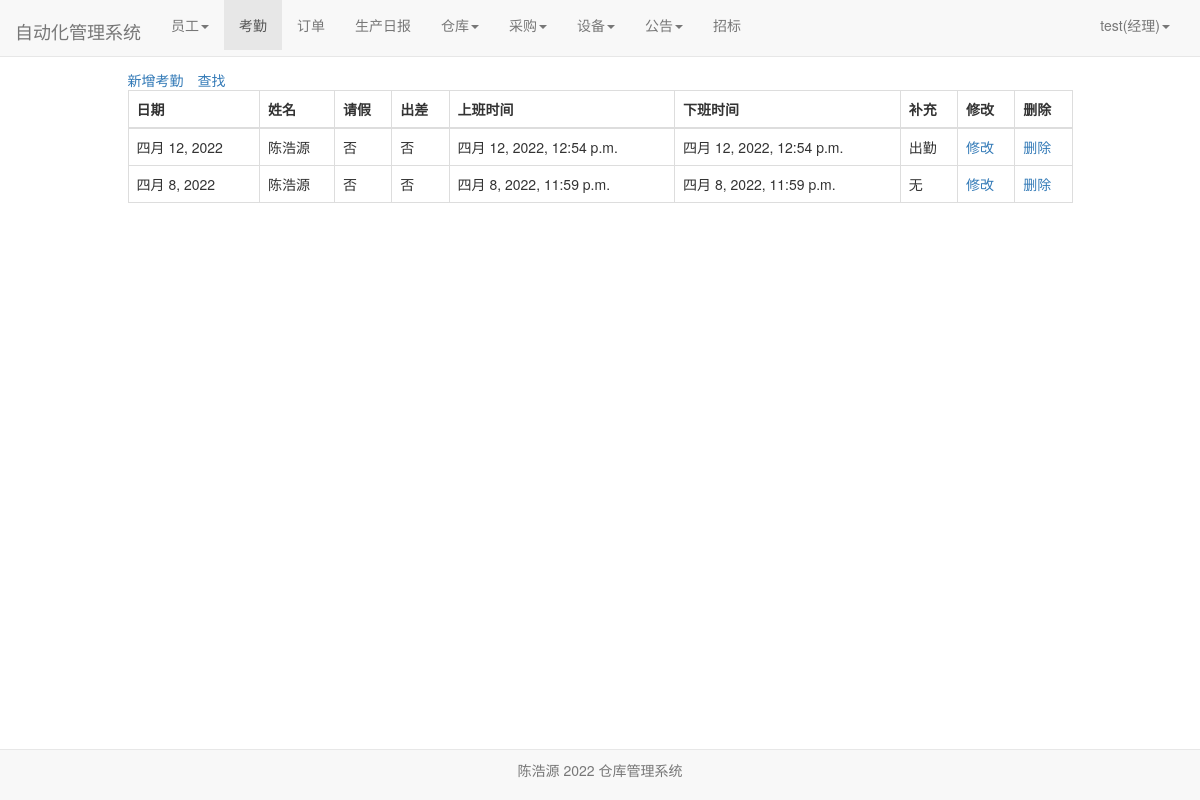
Screenshot of /user/attendence_lists/ (signed in) with the database file from the repository.
### user/models.py (models this page shows)
class Profile(models.Model):
    user = models.OneToOneField(User, on_delete=models.CASCADE)
    staff_gender = models.CharField(max_length=10, choices=(('male', '男'), ('female', '女')), default='male',
                                    verbose_name='性别')
    staff_age = models.PositiveIntegerField(verbose_name="年龄")
    staff_home = models.CharField(max_length=100, verbose_name="籍贯")
    staff_nationality = models.CharField(max_length=20, verbose_name="民族")  # 民族
    staff_tel = models.BigIntegerField(verbose_name="电话")
    start_time = models.DateField(auto_now_add=True, verbose_name="入职时间")  # 入职时间
    id_card = models.CharField(max_length=20,verbose_name="身份证")  # 身份证号
    staff_type = models.CharField(max_length=100,verbose_name="职位", null=True)  # 职位
    salary_pre_hour = models.IntegerField(verbose_name="时薪")  # 时薪
    class Meta:
        ordering = ['-start_time']

class Attendance(models.Model):#考勤
    current_time = models.DateField(auto_now_add=True, verbose_name="日期")
    staff_name = models.ForeignKey(User, on_delete=models.CASCADE, verbose_name="姓名")
    flag_leave = models.BooleanField(default=False, verbose_name="请假")
    flag_business = models.BooleanField(default=False, verbose_name="出差")
    start_time = models.DateTimeField(auto_now_add=True, verbose_name="上班时间")
    end_time = models.DateTimeField(verbose_name="下班时间",auto_now=True)
    supplement = models.CharField(max_length=100, verbose_name="补充", null=True, default='无',blank=True)
    class Meta:
        ordering = ['-current_time']

### user/views.py (the view)
# urls.py: path('attendence_lists/', views.attendence_lists, name='attendence_lists'),
def attendence_lists(request):
    attendence_lists = Attendance.objects.all()
    context = {}
    context['attendence_lists'] = attendence_lists
    return render(request, 'attendence_lists.html', context)

### user/models.py (called while the page is built)
def get_staff_type(self):
    if Profile.objects.filter(user=self).exists():
        profile = Profile.objects.get(user=self)
        return profile.staff_type
    else:
        return ''

### user/templates/attendence_lists.html (shortened to what this page needs)
{% extends 'base.html' %}
{% if user.is_authenticated %}
                    {% if user_get_staff_type == '经理' %}
                        {% block nav_attendence_active %}active{% endblock %}
                    {% else %}
                        {% block nav_attendence1_active %}active{% endblock %}
                    {% endif %}
{% endif %}
{% block content %}
    <div class="containter">
        <div class="row">
            <div class="col-xs-10 col-xs-offset-1">
                {% if user.is_authenticated %}
                <table class="table table-bordered table-hover">
                    <a href="{% url 'attendence_append' %}">新增考勤</a>
                    <span style="margin-left: 1em"><a href="{% url 'attendence_select' %}">查找</a></span>
                  <thead>
                    <tr>
                      <th scope="col">日期</th>
                      <th scope="col">姓名</th>
                      <th scope="col">请假</th>
                      <th scope="col">出差</th>
                      <th scope="col">上班时间</th>
                       <th scope="col">下班时间</th>
                      <th scope="col">补充</th>
                        <th scope="col">修改</th>
                      <th scope="col">删除</th>
                    </tr>
                  </thead>
                  <tbody>
                  {%for attendence_list in attendence_lists%}
                    <tr>
                      <td>{{attendence_list.current_time}}</td>
                      <td>{{attendence_list.staff_name}}</td>
                        {% if  attendence_list.flag_leave == True%}
                        <td>是</td>
                        {% else %}
                        <td>否</td>
                        {%endif%}
                        {% if  attendence_list.flag_business == True%}
                        <td>是</td>
                        {% else %}
                        <td>否</td>
                        {%endif%}
                      <td>{{attendence_list.start_time}}</td>
                      <td>{{attendence_list.end_time}}</td>
                      <td>{{attendence_list.supplement}}</td>
                        <td><a href="{% url 'attendence_modify' attendence_list.pk%}">修改</a></td>
                      <td><a href="{% url 'attendence_delete' attendence_list.pk%}">删除</a></td>
                    </tr>
                  {% endfor %}
                  </tbody>
                </table>
                {% else %}
                    <span>未登录，跳转到首页...</span>
                    <script type="text/javascript">
                        window.location.href = '/';
                    </script>
                {% endif %}
            </div>
        </div>
    </div>
{% endblock %}

### templates/base.html (shortened to what this page needs)
{% load staticfiles %}
<!doctype html>
<html lang="en">
<head>
    <link rel="stylesheet" href="{% static 'base.css' %}">
     <link rel="stylesheet" href="{% static 'home.css' %}">
    <link rel="stylesheet" href="{% static 'bootstrap-3.37/css/bootstrap.min.css' %}">
</head>
<body>
     <div class="navbar navbar-default navbar-fixed-top" role="navigation">
        <div class="container-fluid">
            <div class="navbar-header">
            </div>
        </div>
     </div>
    <nav class="navbar navbar-default navbar-fixed-top">
      <div class="container-fluid">
        <div class="navbar-header">
          <a class="navbar-brand" href="{% url 'home' %}">自动化管理系统</a>
        </div>
          {% if  user.is_authenticated %}
        <div class="collapse navbar-collapse" id="bs-example-navbar-collapse-1">
          <ul class="nav navbar-nav">
              {% if user.get_staff_type == '经理' %}
              <li class="{% block nav_staff_active %}{% endblock %}">
                    <li class="dropdown">
                      <a href="#" class="dropdown-toggle" data-toggle="dropdown" role="button" aria-haspopup="true" aria-expanded="false">员工<span class="caret"></span></a>
                    </li>
                  </li>
                 <li class="{% block nav_attendence_active %}{% endblock %}"><a href="{% url 'attendence_lists'%}">考勤</a></li>
                  <li class="{% block nav_order_active %}{% endblock %}"><a href="{% url 'order_list' %}">订单</a></li>
                  <li class="{% block nav_producediary_active %}{% endblock %}"><a href="{% url 'product_diary' %}">生产日报</a></li>
                   <li class="{% block nav_warehousediary_active %}{% endblock %}">
                    <li class="dropdown">
                      <a href="#" class="dropdown-toggle" data-toggle="dropdown" role="button" aria-haspopup="true" aria-expanded="false">仓库<span class="caret"></span></a>
                    </li>
                  </li>
                  <li class="{% block nav_purchase_active %}{% endblock %}">
                    <li class="dropdown">
                      <a href="#" class="dropdown-toggle" data-toggle="dropdown" role="button" aria-haspopup="true" aria-expanded="false">采购<span class="caret"></span></a>
                    </li>
                  </li>
                  <li class="{% block nav_facility_active %}{% endblock %}">
                    <li class="dropdown">
                      <a href="#" class="dropdown-toggle" data-toggle="dropdown" role="button" aria-haspopup="true" aria-expanded="false">设备<span class="caret"></span></a>
                    </li>
                  </li>
              <li class="{% block nav_notice_active %}{% endblock %}">
                    <li class="dropdown">
                      <a href="#" class="dropdown-toggle" data-toggle="dropdown" role="button" aria-haspopup="true" aria-expanded="false">公告<span class="caret"></span></a>
                    </li>
                  </li>
                  <li class="{% block nav_salary_active %}{% endblock %}"><a href="{% url 'bidding'%}">招标</a></li>
              {%endif%}
          </ul>
        <ul class="nav navbar-nav navbar-right">
            <li class="dropdown">
              <a href="#" class="dropdown-toggle" data-toggle="dropdown" role="button" aria-haspopup="true" aria-expanded="false">
                  {{user.username}}({{user.get_staff_type}})<span class="caret"></span></a>
            </li>
        </ul>
    </div>
          {% else %}
           <ul class="nav navbar-nav navbar-right">
                <li><a href="{% url 'login' %}?from={{ request.get_full_path }}">登录</a></li>
           </ul>
          {% endif %}
      </div>
    </nav>
     <div id="footer" class="container">
    <nav class="navbar navbar-default navbar-fixed-bottom">
        <div class="navbar-inner navbar-content-center">
            <p class="text-muted credit text-center" style="padding: 10px;">
                陈浩源 2022 仓库管理系统
            </p>
        </div>
    </nav>
    {% block content%} {% endblock %}
</body>
</html>

### static/home.css (style rules this page uses)
* { margin: 0; padding: 0; }
body { margin-top: 70px!important; }
ul { list-style-type: none!important; }
ul.navbar-right { margin-right: 0; }
div.navbar-header { font-size: 200%; padding-top: 0.2em; }

### rows the page displays
Attendance: current_time "四月 12, 2022", staff_name "陈浩源", flag_leave "否", flag_business "否", start_time "四月 12, 2022, 12:54 p.m.", end_time "四月 12, 2022, 12:54 p.m.", supplement "出勤"
Attendance: current_time "四月 8, 2022", staff_name "陈浩源", flag_leave "否", flag_business "否", start_time "四月 8, 2022, 11:59 p.m.", end_time "四月 8, 2022, 11:59 p.m.", supplement "无"

### other values shown
{{ user.username }} "test"
{{ user.get_staff_type }} "经理"
